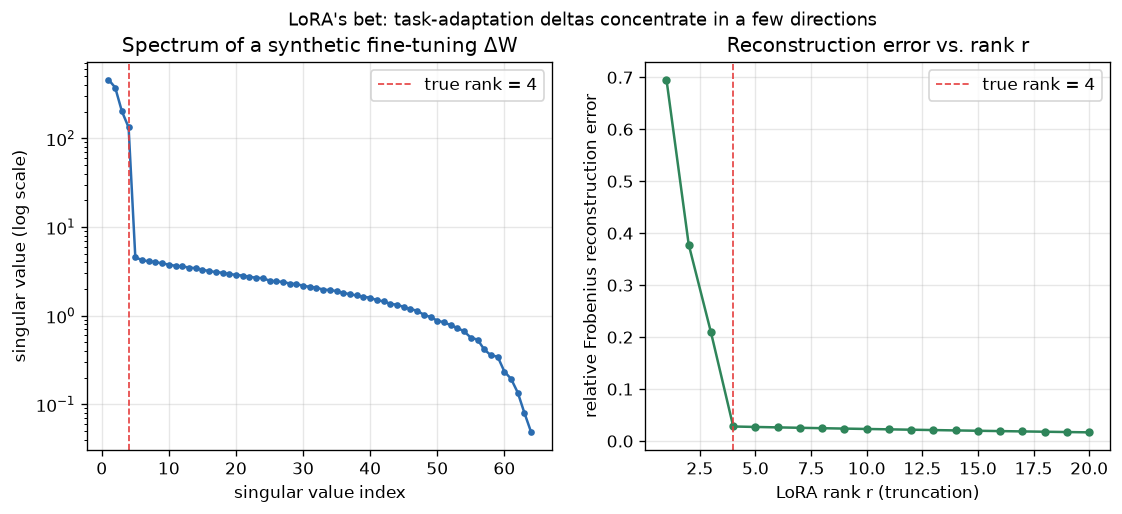

This figure's Python source:
"""Why LoRA works: weight-update deltas are effectively low-rank.

Synthesizes a plausible fine-tuning weight delta as a sum of a few dominant
rank-1 directions plus noise, then shows (a) its singular value spectrum
decays fast and (b) a rank-r truncation captures almost all of its energy
with r << min(d, k). This is the empirical hypothesis LoRA is built on.
"""
import numpy as np
import matplotlib.pyplot as plt

np.random.seed(42)

d, k = 64, 64
true_rank = 4

# Build a delta W as a sum of `true_rank` dominant rank-1 outer products
# (the "real" adaptation signal) plus small isotropic noise (numerical / optimization noise).
delta_w = np.zeros((d, k))
for i in range(true_rank):
    u = np.random.randn(d, 1)
    v = np.random.randn(1, k)
    scale = (true_rank - i) * 2.0  # earlier components carry more energy
    delta_w += scale * (u @ v)
delta_w += 0.3 * np.random.randn(d, k)  # noise floor

U, S, Vt = np.linalg.svd(delta_w, full_matrices=False)

# Reconstruction error vs. truncation rank r
ranks = np.arange(1, 21)
fro_total = np.linalg.norm(delta_w, ord="fro")
rel_errors = []
for r in ranks:
    approx = (U[:, :r] * S[:r]) @ Vt[:r, :]
    rel_errors.append(np.linalg.norm(delta_w - approx, ord="fro") / fro_total)

fig, axes = plt.subplots(1, 2, figsize=(11, 4.2))

axes[0].semilogy(np.arange(1, len(S) + 1), S, marker="o", markersize=3, color="#2b6cb0")
axes[0].axvline(true_rank, color="#e53e3e", linestyle="--", linewidth=1, label=f"true rank = {true_rank}")
axes[0].set_xlabel("singular value index")
axes[0].set_ylabel("singular value (log scale)")
axes[0].set_title("Spectrum of a synthetic fine-tuning ΔW")
axes[0].legend()
axes[0].grid(alpha=0.3)

axes[1].plot(ranks, rel_errors, marker="o", markersize=4, color="#2f855a")
axes[1].axvline(true_rank, color="#e53e3e", linestyle="--", linewidth=1, label=f"true rank = {true_rank}")
axes[1].set_xlabel("LoRA rank r (truncation)")
axes[1].set_ylabel("relative Frobenius reconstruction error")
axes[1].set_title("Reconstruction error vs. rank r")
axes[1].legend()
axes[1].grid(alpha=0.3)

fig.suptitle("LoRA's bet: task-adaptation deltas concentrate in a few directions", fontsize=11)
plt.savefig("graph_DAY_73.png", dpi=120, bbox_inches="tight")
